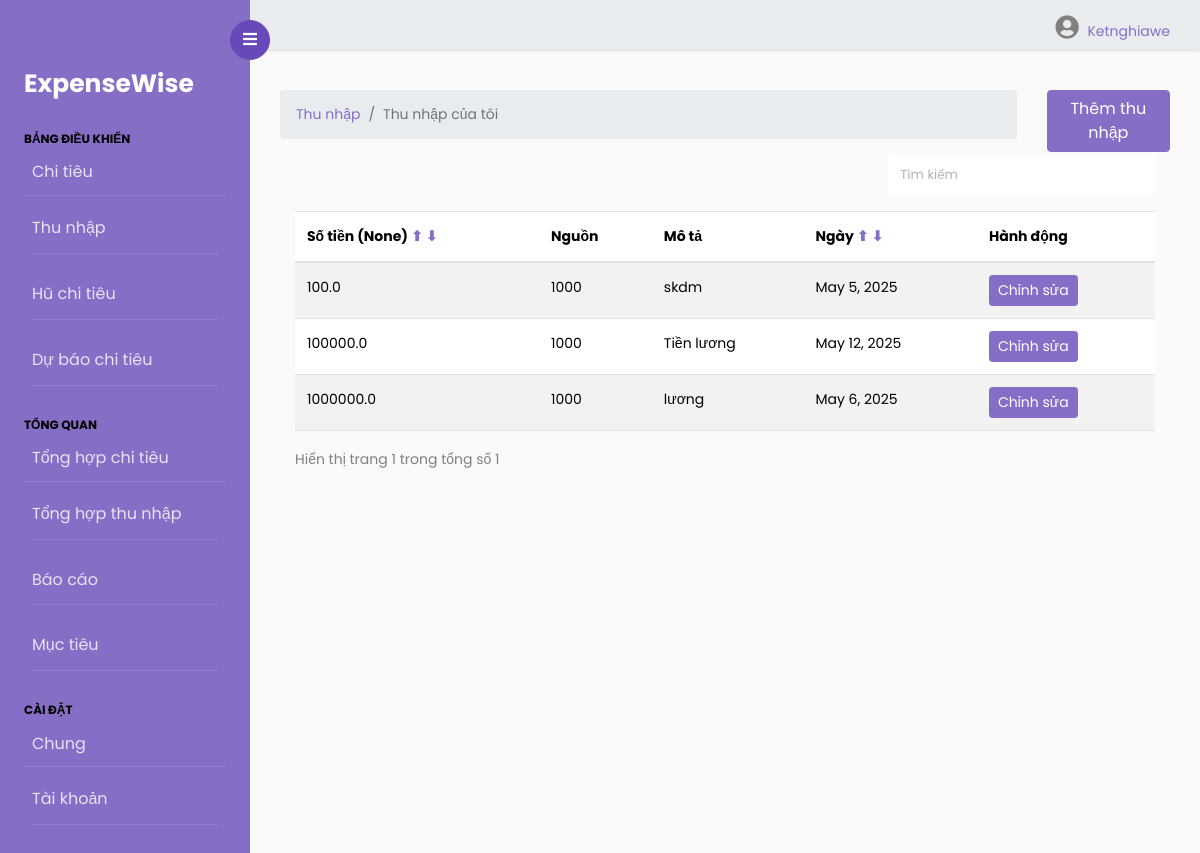
The app's page /income/?sort=amount_asc (signed in) with its own data.
### userincome/models.py (models this page shows, shortened)
class UserIncome(models.Model):
    amount = models.FloatField()  # DECIMAL
    date = models.DateField(default=now)
    description = models.TextField()
    owner = models.ForeignKey(to=User, on_delete=models.CASCADE)
    source = models.CharField(max_length=266)
    class Meta:
        ordering: ['-date']

### userincome/views.py (the view)
# urls.py: path('', views.index, name="expenses"),
@login_required(login_url='/authentication/login')
def index(request):
    categories = Source.objects.filter(owner=request.user)
    income = UserIncome.objects.filter(owner=request.user)
    sort_order = request.GET.get('sort')
    if sort_order == 'amount_asc':
        income = income.order_by('amount')
    elif sort_order == 'amount_desc':
        income = income.order_by('-amount')
    elif sort_order == 'date_asc':
        income = income.order_by('date')
    elif sort_order == 'date_desc':
        income = income.order_by('-date')
    paginator = Paginator(income, 5)
    page_number = request.GET.get('page')
    page_obj = Paginator.get_page(paginator, page_number)
    try:
        currency = UserPreference.objects.get(user=request.user).currency
    except:
        currency=None
    total = page_obj.paginator.num_pages
    context = {
        'income': income,
        'page_obj': page_obj,
        'currency': currency,
        'total': total,
        'sort_order': sort_order,
    }
    return render(request, 'income/index.html', context)

### templates/income/index.html (shortened to what this page needs)
{% extends 'base.html' %}
{% load static %}
{% block content %}
<div class="container mt-4">
    <div class="row">
        <div class="col-md-10">
            <nav aria-label="breadcrumb">
                <ol class="breadcrumb">
                    <li class="breadcrumb-item">
                        <a href="">Thu nhập</a>
                    </li>
                    <li class="breadcrumb-item active" aria-current="page">
                        Thu nhập của tôi
                    </li>
                </ol>
            </nav>
        </div>
        <div class="col-md-2">
            <a href="{% url 'add-income' %}" class="btn btn-primary">Thêm thu nhập</a>
        </div>
    </div>
    <div class="container">
        {% if income.count %}
        <div class="row">
            <div class="col-md-8"></div>
            <div class="col-md-4">
                <div class="form-group">
                    <input type="text" class="form-control" id="searchField" placeholder="Tìm kiếm">
                </div>
            </div>
        </div>
        <div class="app-table">
            <table class="table table-striped table-hover">
                <thead>
                    <tr>
                        <th>Số tiền ({{currency}}) <a href="?sort=amount_asc">&#11014;</a> <a href="?sort=amount_desc">&#11015;</a></th>
                        <th>Nguồn</th>
                        <th>Mô tả</th>
                        <th>Ngày <a href="?sort=date_asc">&#11014;</a> <a href="?sort=date_desc">&#11015;</a></th>
                        <th>Hành động</th>
                    </tr>
                </thead>
                <tbody>
                    {% for income in page_obj %}
                    <tr>
                        <td>{{ income.amount }}</td>
                        <td>{{ income.source }}</td>
                        <td>{{ income.description }}</td>
                        <td>{{ income.date }}</td>
                        <td>
                            <a href="{% url 'income-edit' income.id %}" class="btn btn-primary btn-sm">Chỉnh sửa</a>
                        </td>
                    </tr>
                    {% endfor %}
                </tbody>
            </table>
        </div>
        <div class="pagination-container">
            <div class="">
                Hiển thị trang {{ page_obj.number }} trong tổng số {{ page_obj.paginator.num_pages }}
            </div>
        </div>
        {% endif %}
    </div>
</div>
{% endblock content %}

### templates/navbar.html (shortened to what this page needs)
<!DOCTYPE html>
<html>
<head>
    <link rel="stylesheet" href="https://cdnjs.cloudflare.com/ajax/libs/font-awesome/5.15.3/css/all.min.css">
</head>
<body>
    <nav class="navbar">
        <ul>
            <li>
                {% if request.user.is_authenticated %}
                <i class="fas fa-user-circle" style="font-size:24px"></i>
                <a href="#" class="user">{{ request.user.username|capfirst }}</a>
                {% else %}
                <a href="{% url 'login' %}">Đăng nhập</a>
                <a href="{% url 'register' %}">Đăng ký</a>
                {% endif %}
            </li>
        </ul>
    </nav>
</body>
</html>

### static/css/dashboard.css (style rules this page uses)
body { font-size: 0.875rem; }

### templates/navbar.html (style rules this page uses)
.navbar { background-color: #e9ecef; height: 50px; display: flex; justify-content: flex-end; align-items: center; list-style: none; }
.navbar li { margin-right: 20px; position: relative; list-style: none; }
.navbar li a { text-decoration: none; margin-left: 5px; }

### records on screen
UserIncome: amount "100.0", source "1000", description "skdm", date "May 5, 2025"
UserIncome: amount "100000.0", source "1000", description "Tiền lương", date "May 12, 2025"
UserIncome: amount "1000000.0", source "1000", description "lương", date "May 6, 2025"

### other values on screen
{{ request.user.username|capfirst }} "Ketnghiawe"
{{ currency }} "None"
{{ page_obj.number }} "1"
{{ page_obj.paginator.num_pages }} "1"
